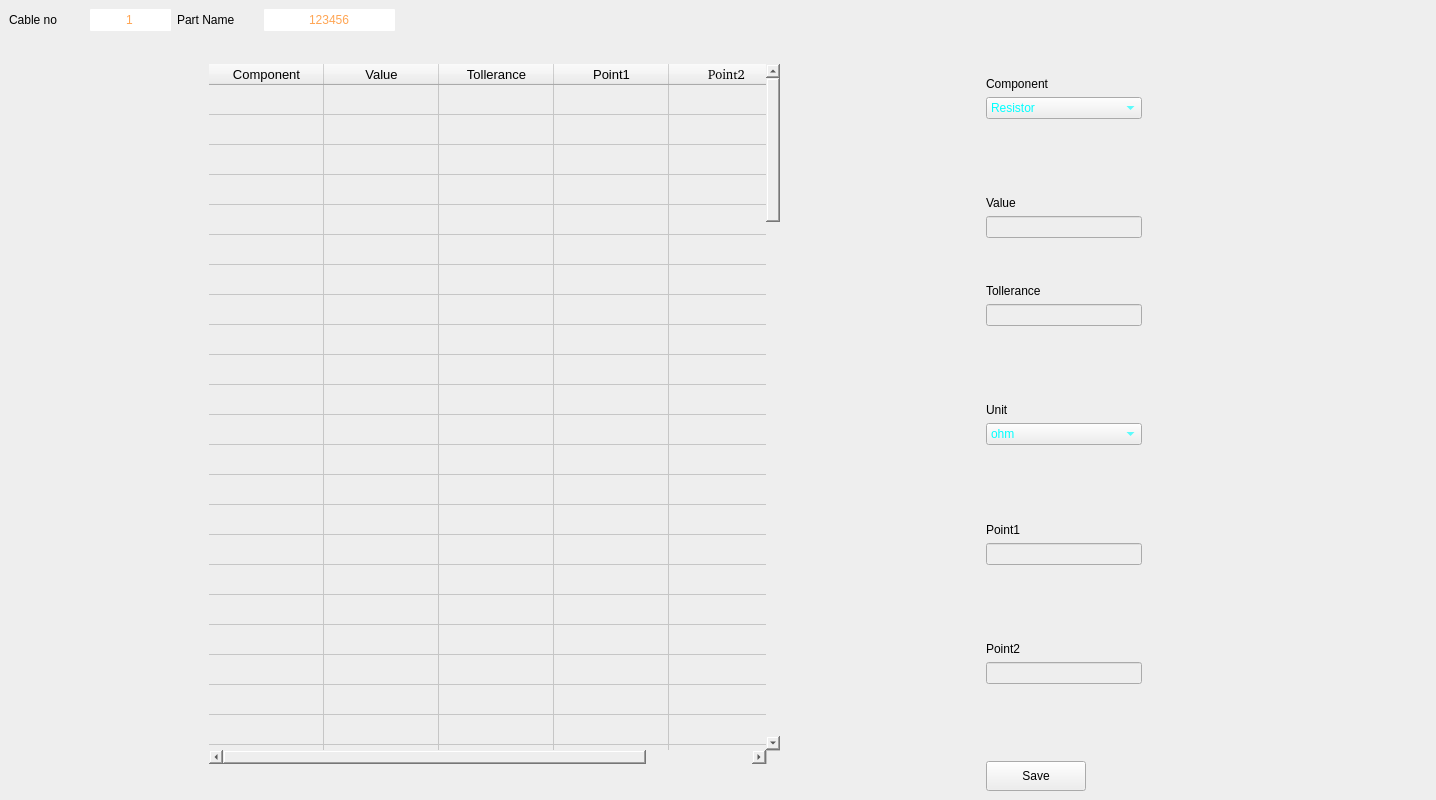
<?xml version="1.0" encoding="UTF-8"?>
<ui version="4.0">
 <class>MainWindow</class>
 <widget class="QMainWindow" name="MainWindow">
  <property name="geometry">
   <rect>
    <x>0</x>
    <y>0</y>
    <width>1436</width>
    <height>800</height>
   </rect>
  </property>
  <property name="windowTitle">
   <string>MainWindow</string>
  </property>
  <property name="styleSheet">
   <string notr="true">background-color: rgb(238, 238, 238);</string>
  </property>
  <widget class="QWidget" name="centralwidget">
   <layout class="QGridLayout" name="gridLayout">
    <item row="0" column="0">
     <layout class="QVBoxLayout" name="verticalLayout_3">
      <item>
       <layout class="QHBoxLayout" name="horizontalLayout_3">
        <item>
         <widget class="QLabel" name="label_8">
          <property name="minimumSize">
           <size>
            <width>75</width>
            <height>22</height>
           </size>
          </property>
          <property name="maximumSize">
           <size>
            <width>75</width>
            <height>39</height>
           </size>
          </property>
          <property name="styleSheet">
           <string notr="true">font: 14pt &quot;Roboto Condensed&quot;;</string>
          </property>
          <property name="text">
           <string>Cable no</string>
          </property>
         </widget>
        </item>
        <item>
         <widget class="QLineEdit" name="lineEdit">
          <property name="enabled">
           <bool>true</bool>
          </property>
          <property name="minimumSize">
           <size>
            <width>81</width>
            <height>21</height>
           </size>
          </property>
          <property name="maximumSize">
           <size>
            <width>81</width>
            <height>25</height>
           </size>
          </property>
          <property name="focusPolicy">
           <enum>Qt::ClickFocus</enum>
          </property>
          <property name="styleSheet">
           <string notr="true">border-radius: 1px;
font: 14pt &quot;Roboto Condensed&quot;;
background-color: rgbA(255, 255, 255,0);
color: rgb(255, 165, 83);</string>
          </property>
          <property name="text">
           <string>1</string>
          </property>
          <property name="alignment">
           <set>Qt::AlignCenter</set>
          </property>
          <property name="readOnly">
           <bool>true</bool>
          </property>
         </widget>
        </item>
        <item>
         <widget class="QLabel" name="label_9">
          <property name="minimumSize">
           <size>
            <width>81</width>
            <height>22</height>
           </size>
          </property>
          <property name="maximumSize">
           <size>
            <width>81</width>
            <height>39</height>
           </size>
          </property>
          <property name="styleSheet">
           <string notr="true">font: 14pt &quot;Roboto Condensed&quot;;</string>
          </property>
          <property name="text">
           <string>Part Name</string>
          </property>
         </widget>
        </item>
        <item>
         <widget class="QLineEdit" name="lineEdit_2">
          <property name="minimumSize">
           <size>
            <width>131</width>
            <height>21</height>
           </size>
          </property>
          <property name="maximumSize">
           <size>
            <width>131</width>
            <height>25</height>
           </size>
          </property>
          <property name="focusPolicy">
           <enum>Qt::ClickFocus</enum>
          </property>
          <property name="styleSheet">
           <string notr="true">border-radius: 1px;
font: 14pt &quot;Roboto Condensed&quot;;
background-color: rgbA(255, 255, 255,0);
color: rgb(255, 165, 83);</string>
          </property>
          <property name="text">
           <string>123456</string>
          </property>
          <property name="maxLength">
           <number>16</number>
          </property>
          <property name="alignment">
           <set>Qt::AlignCenter</set>
          </property>
          <property name="readOnly">
           <bool>true</bool>
          </property>
         </widget>
        </item>
        <item>
         <spacer name="horizontalSpacer">
          <property name="orientation">
           <enum>Qt::Horizontal</enum>
          </property>
          <property name="sizeHint" stdset="0">
           <size>
            <width>40</width>
            <height>20</height>
           </size>
          </property>
         </spacer>
        </item>
       </layout>
      </item>
      <item>
       <layout class="QHBoxLayout" name="horizontalLayout_2">
        <item>
         <layout class="QHBoxLayout" name="horizontalLayout_5">
          <item>
           <spacer name="horizontalSpacer_4">
            <property name="orientation">
             <enum>Qt::Horizontal</enum>
            </property>
            <property name="sizeType">
             <enum>QSizePolicy::Maximum</enum>
            </property>
            <property name="sizeHint" stdset="0">
             <size>
              <width>200</width>
              <height>20</height>
             </size>
            </property>
           </spacer>
          </item>
          <item>
           <widget class="QTableWidget" name="tableWidget_2">
            <property name="minimumSize">
             <size>
              <width>571</width>
              <height>100</height>
             </size>
            </property>
            <property name="maximumSize">
             <size>
              <width>1500</width>
              <height>700</height>
             </size>
            </property>
            <property name="focusPolicy">
             <enum>Qt::ClickFocus</enum>
            </property>
            <property name="styleSheet">
             <string notr="true">font: 25 14pt &quot;Roboto [GOOG]&quot;;</string>
            </property>
            <property name="frameShape">
             <enum>QFrame::NoFrame</enum>
            </property>
            <property name="frameShadow">
             <enum>QFrame::Plain</enum>
            </property>
            <property name="midLineWidth">
             <number>2</number>
            </property>
            <property name="horizontalScrollBarPolicy">
             <enum>Qt::ScrollBarAsNeeded</enum>
            </property>
            <property name="editTriggers">
             <set>QAbstractItemView::NoEditTriggers</set>
            </property>
            <property name="selectionMode">
             <enum>QAbstractItemView::SingleSelection</enum>
            </property>
            <property name="selectionBehavior">
             <enum>QAbstractItemView::SelectRows</enum>
            </property>
            <property name="showGrid">
             <bool>true</bool>
            </property>
            <property name="gridStyle">
             <enum>Qt::SolidLine</enum>
            </property>
            <property name="rowCount">
             <number>100</number>
            </property>
            <property name="columnCount">
             <number>5</number>
            </property>
            <attribute name="horizontalHeaderVisible">
             <bool>true</bool>
            </attribute>
            <attribute name="horizontalHeaderCascadingSectionResizes">
             <bool>true</bool>
            </attribute>
            <attribute name="horizontalHeaderDefaultSectionSize">
             <number>115</number>
            </attribute>
            <attribute name="horizontalHeaderMinimumSectionSize">
             <number>60</number>
            </attribute>
            <attribute name="horizontalHeaderStretchLastSection">
             <bool>true</bool>
            </attribute>
            <attribute name="verticalHeaderVisible">
             <bool>false</bool>
            </attribute>
            <attribute name="verticalHeaderDefaultSectionSize">
             <number>30</number>
            </attribute>
            <attribute name="verticalHeaderMinimumSectionSize">
             <number>30</number>
            </attribute>
            <attribute name="verticalHeaderStretchLastSection">
             <bool>true</bool>
            </attribute>
            <row/>
            <row/>
            <row/>
            <row/>
            <row/>
            <row/>
            <row/>
            <row/>
            <row/>
            <row/>
            <row/>
            <row/>
            <row/>
            <row/>
            <row/>
            <row/>
            <row/>
            <row/>
            <row/>
            <row/>
            <row/>
            <row/>
            <row/>
            <row/>
            <row/>
            <row/>
            <row/>
            <row/>
            <row/>
            <row/>
            <row/>
            <row/>
            <row/>
            <row/>
            <row/>
            <row/>
            <row/>
            <row/>
            <row/>
            <row/>
            <row/>
            <row/>
            <row/>
            <row/>
            <row/>
            <row/>
            <row/>
            <row/>
            <row/>
            <row/>
            <row/>
            <row/>
            <row/>
            <row/>
            <row/>
            <row/>
            <row/>
            <row/>
            <row/>
            <row/>
            <row/>
            <row/>
            <row/>
            <row/>
            <row/>
            <row/>
            <row/>
            <row/>
            <row/>
            <row/>
            <row/>
            <row/>
            <row/>
            <row/>
            <row/>
            <row/>
            <row/>
            <row/>
            <row/>
            <row/>
            <row/>
            <row/>
            <row/>
            <row/>
            <row/>
            <row/>
            <row/>
            <row/>
            <row/>
            <row/>
            <row/>
            <row/>
            <row/>
            <row/>
            <row/>
            <row/>
            <row/>
            <row/>
            <row/>
            <row/>
            <column>
             <property name="text">
              <string>Component</string>
             </property>
             <property name="font">
              <font>
               <pointsize>10</pointsize>
               <weight>50</weight>
               <bold>false</bold>
              </font>
             </property>
             <property name="textAlignment">
              <set>AlignHCenter|AlignVCenter|AlignCenter</set>
             </property>
             <property name="background">
              <color>
               <red>188</red>
               <green>188</green>
               <blue>188</blue>
              </color>
             </property>
            </column>
            <column>
             <property name="text">
              <string>Value</string>
             </property>
             <property name="font">
              <font>
               <pointsize>10</pointsize>
               <weight>50</weight>
               <bold>false</bold>
              </font>
             </property>
             <property name="textAlignment">
              <set>AlignHCenter|AlignVCenter|AlignCenter</set>
             </property>
             <property name="background">
              <color>
               <red>180</red>
               <green>180</green>
               <blue>180</blue>
              </color>
             </property>
            </column>
            <column>
             <property name="text">
              <string>Tollerance</string>
             </property>
             <property name="font">
              <font>
               <pointsize>10</pointsize>
               <weight>50</weight>
               <bold>false</bold>
              </font>
             </property>
             <property name="textAlignment">
              <set>AlignHCenter|AlignVCenter|AlignCenter</set>
             </property>
             <property name="background">
              <color>
               <red>195</red>
               <green>195</green>
               <blue>195</blue>
              </color>
             </property>
            </column>
            <column>
             <property name="text">
              <string>Point1</string>
             </property>
             <property name="font">
              <font>
               <pointsize>10</pointsize>
               <weight>50</weight>
               <bold>false</bold>
              </font>
             </property>
             <property name="textAlignment">
              <set>AlignHCenter|AlignVCenter|AlignCenter</set>
             </property>
             <property name="background">
              <color>
               <red>185</red>
               <green>185</green>
               <blue>185</blue>
              </color>
             </property>
            </column>
            <column>
             <property name="text">
              <string>Point2</string>
             </property>
             <property name="font">
              <font>
               <family>Piboto [Goog]</family>
               <pointsize>10</pointsize>
               <weight>50</weight>
               <bold>false</bold>
              </font>
             </property>
             <property name="textAlignment">
              <set>AlignHCenter|AlignVCenter|AlignCenter</set>
             </property>
             <property name="background">
              <color>
               <red>185</red>
               <green>185</green>
               <blue>185</blue>
              </color>
             </property>
            </column>
           </widget>
          </item>
         </layout>
        </item>
        <item>
         <spacer name="horizontalSpacer_3">
          <property name="orientation">
           <enum>Qt::Horizontal</enum>
          </property>
          <property name="sizeType">
           <enum>QSizePolicy::Maximum</enum>
          </property>
          <property name="sizeHint" stdset="0">
           <size>
            <width>200</width>
            <height>20</height>
           </size>
          </property>
         </spacer>
        </item>
        <item>
         <layout class="QVBoxLayout" name="verticalLayout_8">
          <item>
           <layout class="QVBoxLayout" name="verticalLayout">
            <item>
             <spacer name="verticalSpacer_6">
              <property name="orientation">
               <enum>Qt::Vertical</enum>
              </property>
              <property name="sizeHint" stdset="0">
               <size>
                <width>20</width>
                <height>40</height>
               </size>
              </property>
             </spacer>
            </item>
            <item>
             <widget class="QLabel" name="label">
              <property name="maximumSize">
               <size>
                <width>156</width>
                <height>22</height>
               </size>
              </property>
              <property name="text">
               <string>Component</string>
              </property>
             </widget>
            </item>
            <item>
             <widget class="QComboBox" name="comboBox">
              <property name="maximumSize">
               <size>
                <width>156</width>
                <height>34</height>
               </size>
              </property>
              <property name="styleSheet">
               <string notr="true">color: rgb(0, 255, 255);</string>
              </property>
              <item>
               <property name="text">
                <string>Resistor</string>
               </property>
              </item>
              <item>
               <property name="text">
                <string>Capacitor</string>
               </property>
              </item>
              <item>
               <property name="text">
                <string>Diode</string>
               </property>
              </item>
              <item>
               <property name="text">
                <string/>
               </property>
              </item>
             </widget>
            </item>
           </layout>
          </item>
          <item>
           <spacer name="verticalSpacer">
            <property name="orientation">
             <enum>Qt::Vertical</enum>
            </property>
            <property name="sizeHint" stdset="0">
             <size>
              <width>20</width>
              <height>40</height>
             </size>
            </property>
           </spacer>
          </item>
          <item>
           <layout class="QVBoxLayout" name="verticalLayout_2">
            <item>
             <widget class="QLabel" name="label_2">
              <property name="maximumSize">
               <size>
                <width>156</width>
                <height>22</height>
               </size>
              </property>
              <property name="text">
               <string>Value</string>
              </property>
             </widget>
            </item>
            <item>
             <widget class="QLineEdit" name="lineEdit_3">
              <property name="maximumSize">
               <size>
                <width>156</width>
                <height>32</height>
               </size>
              </property>
             </widget>
            </item>
            <item>
             <spacer name="verticalSpacer_7">
              <property name="orientation">
               <enum>Qt::Vertical</enum>
              </property>
              <property name="sizeHint" stdset="0">
               <size>
                <width>20</width>
                <height>40</height>
               </size>
              </property>
             </spacer>
            </item>
           </layout>
          </item>
          <item>
           <widget class="QLabel" name="label_6">
            <property name="maximumSize">
             <size>
              <width>156</width>
              <height>22</height>
             </size>
            </property>
            <property name="text">
             <string>Tollerance</string>
            </property>
           </widget>
          </item>
          <item>
           <widget class="QLineEdit" name="lineEdit_6">
            <property name="maximumSize">
             <size>
              <width>156</width>
              <height>32</height>
             </size>
            </property>
           </widget>
          </item>
          <item>
           <spacer name="verticalSpacer_2">
            <property name="orientation">
             <enum>Qt::Vertical</enum>
            </property>
            <property name="sizeHint" stdset="0">
             <size>
              <width>20</width>
              <height>40</height>
             </size>
            </property>
           </spacer>
          </item>
          <item>
           <layout class="QVBoxLayout" name="verticalLayout_5">
            <item>
             <widget class="QLabel" name="label_3">
              <property name="maximumSize">
               <size>
                <width>156</width>
                <height>22</height>
               </size>
              </property>
              <property name="text">
               <string>Unit</string>
              </property>
             </widget>
            </item>
            <item>
             <widget class="QComboBox" name="comboBox_2">
              <property name="maximumSize">
               <size>
                <width>156</width>
                <height>34</height>
               </size>
              </property>
              <property name="styleSheet">
               <string notr="true">color: rgb(0, 255, 255);</string>
              </property>
              <item>
               <property name="text">
                <string>ohm</string>
               </property>
              </item>
              <item>
               <property name="text">
                <string>F</string>
               </property>
              </item>
              <item>
               <property name="text">
                <string>No Unit</string>
               </property>
              </item>
             </widget>
            </item>
           </layout>
          </item>
          <item>
           <spacer name="verticalSpacer_3">
            <property name="orientation">
             <enum>Qt::Vertical</enum>
            </property>
            <property name="sizeHint" stdset="0">
             <size>
              <width>20</width>
              <height>40</height>
             </size>
            </property>
           </spacer>
          </item>
          <item>
           <layout class="QVBoxLayout" name="verticalLayout_6">
            <item>
             <widget class="QLabel" name="label_4">
              <property name="maximumSize">
               <size>
                <width>156</width>
                <height>22</height>
               </size>
              </property>
              <property name="text">
               <string>Point1</string>
              </property>
             </widget>
            </item>
            <item>
             <widget class="QLineEdit" name="lineEdit_4">
              <property name="maximumSize">
               <size>
                <width>156</width>
                <height>32</height>
               </size>
              </property>
             </widget>
            </item>
           </layout>
          </item>
          <item>
           <spacer name="verticalSpacer_4">
            <property name="orientation">
             <enum>Qt::Vertical</enum>
            </property>
            <property name="sizeHint" stdset="0">
             <size>
              <width>18</width>
              <height>28</height>
             </size>
            </property>
           </spacer>
          </item>
          <item>
           <layout class="QVBoxLayout" name="verticalLayout_7">
            <item>
             <widget class="QLabel" name="label_5">
              <property name="maximumSize">
               <size>
                <width>156</width>
                <height>22</height>
               </size>
              </property>
              <property name="text">
               <string>Point2</string>
              </property>
             </widget>
            </item>
            <item>
             <widget class="QLineEdit" name="lineEdit_5">
              <property name="maximumSize">
               <size>
                <width>156</width>
                <height>32</height>
               </size>
              </property>
             </widget>
            </item>
           </layout>
          </item>
          <item>
           <spacer name="verticalSpacer_5">
            <property name="orientation">
             <enum>Qt::Vertical</enum>
            </property>
            <property name="sizeHint" stdset="0">
             <size>
              <width>20</width>
              <height>40</height>
             </size>
            </property>
           </spacer>
          </item>
          <item>
           <layout class="QHBoxLayout" name="horizontalLayout">
            <item>
             <widget class="QPushButton" name="pushButton">
              <property name="minimumSize">
               <size>
                <width>100</width>
                <height>30</height>
               </size>
              </property>
              <property name="maximumSize">
               <size>
                <width>100</width>
                <height>30</height>
               </size>
              </property>
              <property name="styleSheet">
               <string notr="true">border-image: url(:/images/final_assets/Secondary_btn/fix_color.png);</string>
              </property>
              <property name="text">
               <string>Save</string>
              </property>
             </widget>
            </item>
            <item>
             <spacer name="horizontalSpacer_2">
              <property name="orientation">
               <enum>Qt::Horizontal</enum>
              </property>
              <property name="sizeHint" stdset="0">
               <size>
                <width>40</width>
                <height>20</height>
               </size>
              </property>
             </spacer>
            </item>
           </layout>
          </item>
         </layout>
        </item>
       </layout>
      </item>
     </layout>
    </item>
   </layout>
  </widget>
 </widget>
 <resources>
  <include location="resource.qrc"/>
 </resources>
 <connections/>
</ui>
